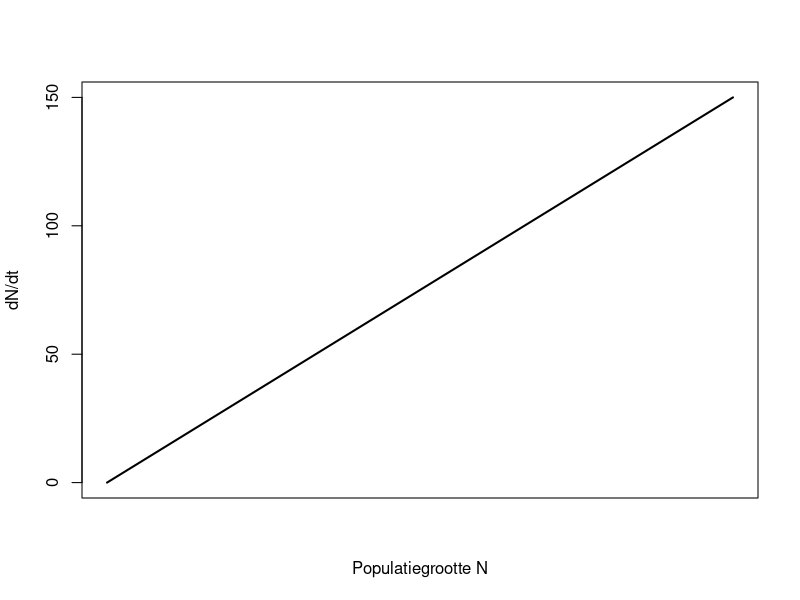
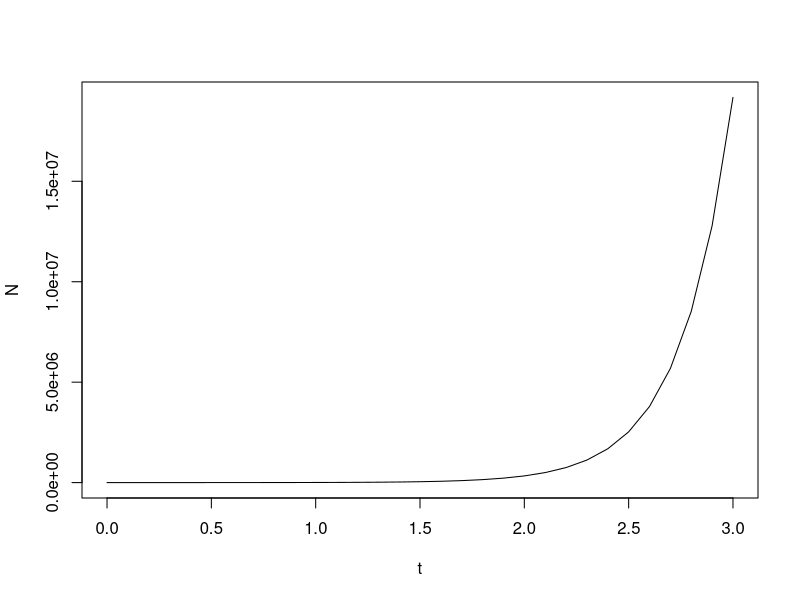
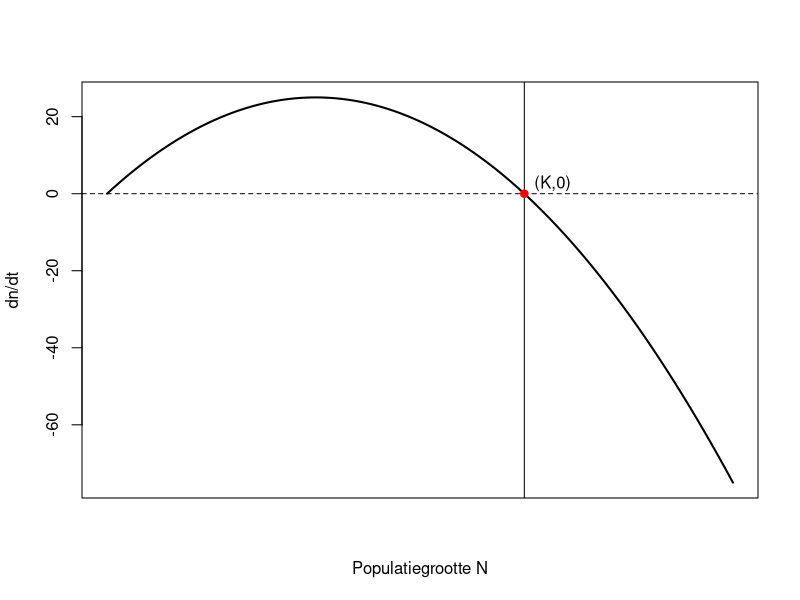
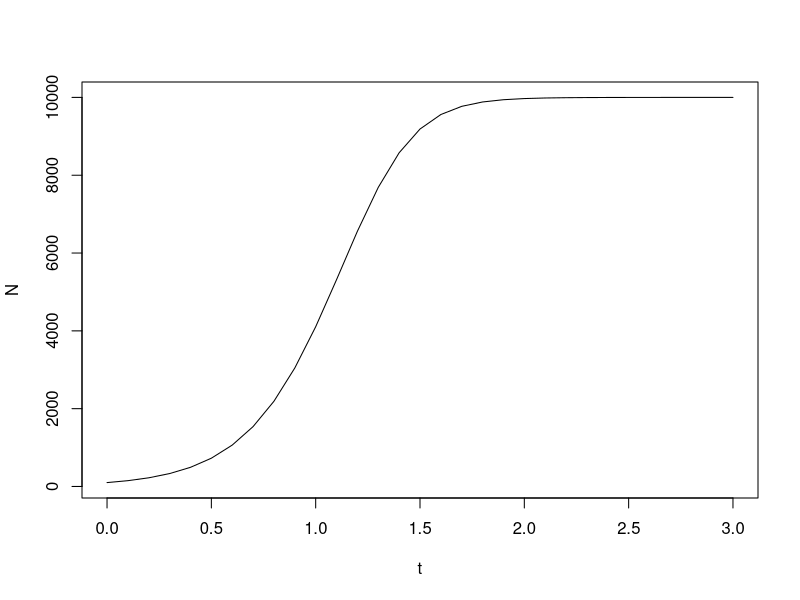
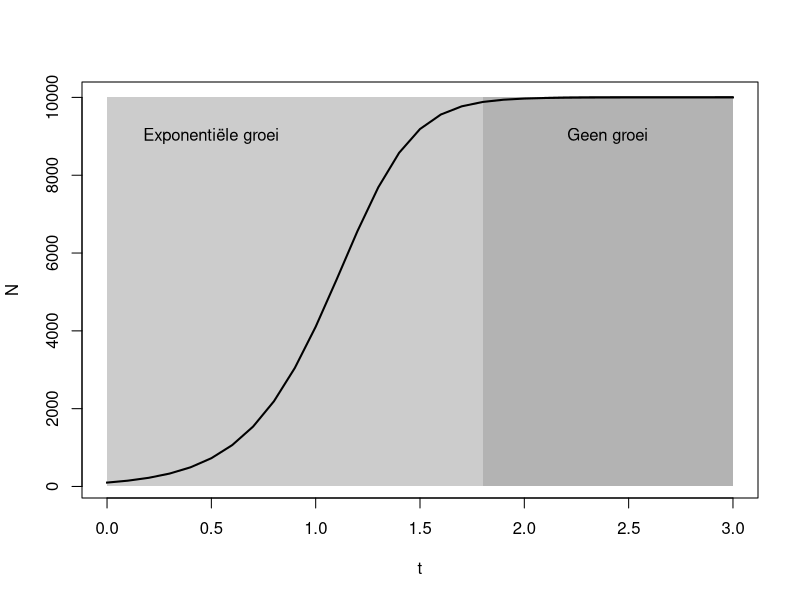
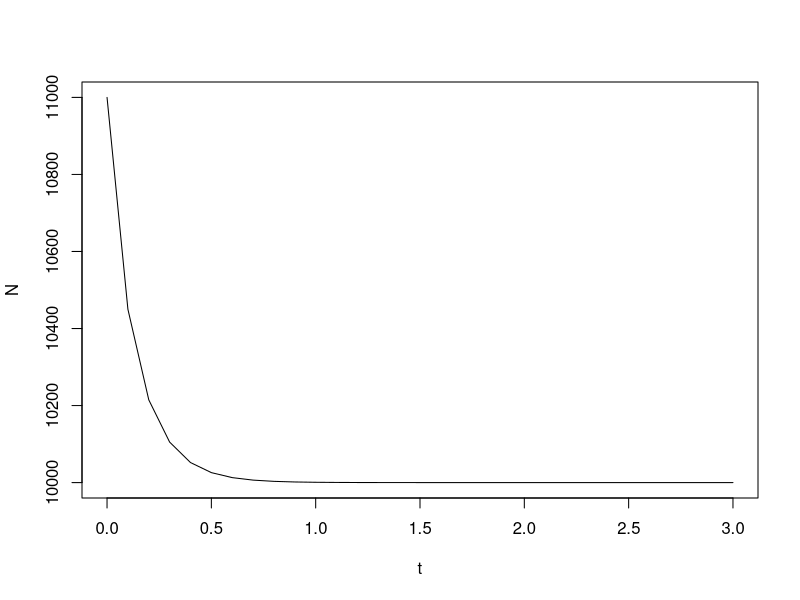
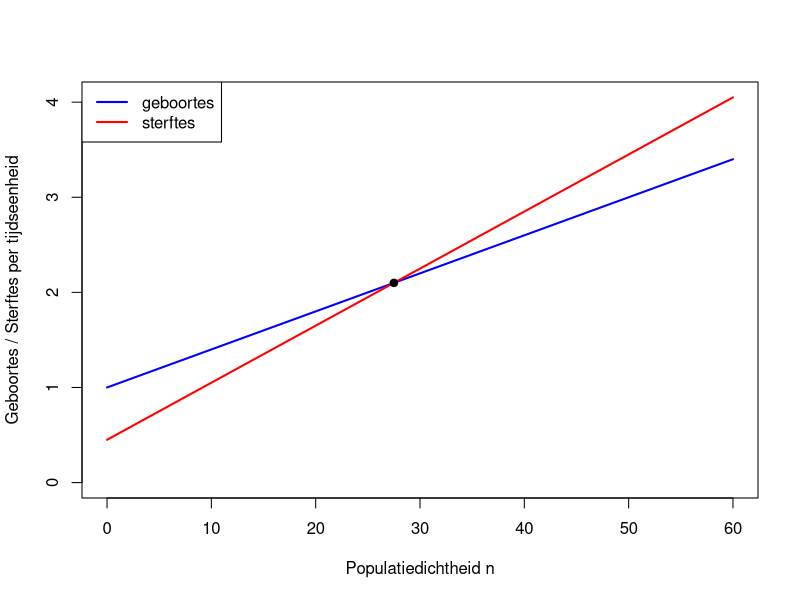
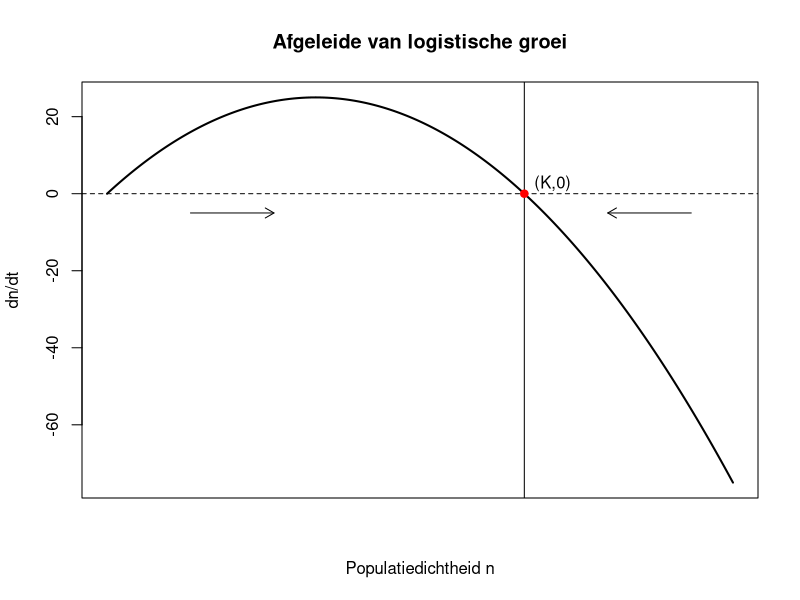

Here is the R script that generated these plots, in order:
## ---- chunk 1
# geef je antwoord hier 
## ---- chunk 2
# parameters
r <- 1
K <- 100

# N-waarden
N_vals <- seq(0, 150, length.out = 400)

# afgeleide van logistiek model
dNdt <- r * N_vals

# plot
plot(N_vals, dNdt, type = "l", lwd = 2,
     xlab = "Populatiegrootte N",
     ylab = "dN/dt",
     xaxt = "n")
## ---- chunk 3
dt <- 0.1 # tijdstappen voor berekeningen en plotten
r <- 5 # groeisnelheid

t <- seq(0,3, by = dt)
N <- numeric(length(t)) # vector om populatiegroottes in op te slaan
N[1] <- 100

for(i in 1:(length(t)-1)){
  N[i + 1] <- N[i] + dt * r * N[i] # huidige waarde + tijdsstap*afgeleide (differentiaalvergelijking)
}

plot(t,N, type = 'l')
## ---- chunk 4
# parameters
r <- 1
K <- 100

# N-waarden
N_vals <- seq(0, 150, length.out = 400)

# afgeleide van logistiek model
dNdt <- r * N_vals * (1 - N_vals / K)

# plot
plot(N_vals, dNdt, type = "l", lwd = 2,
     xlab = "Populatiegrootte N",
     ylab = "dn/dt",
     xaxt = "n")

abline(h = 0, lty = 2)
abline(v=K)

# evenwichtspunt
points(K, 0, pch = 19, col = "red")
text(K, max(dNdt)*0.1, labels = "(K,0)", pos = 4)
## ---- chunk 5
dt <- 0.1
r <- 5 # groeisnelheid
K <- 10000 # draagkracht

t <- seq(0,3, by = dt)
N <- numeric(length(t))
N[1] <- 100

for(i in 1:(length(t)-1)){
  N[i + 1] <- N[i] + dt *r*N[i]*(1 - N[i]/K)
}

plot(t,N, type = 'l')
## ---- chunk 6
dt <- 0.1
r <- 5

t <- seq(0, 3, by = dt)
N <- numeric(length(t))
N[1] <- 100

for(i in 1:(length(t)-1)){
  N[i + 1] <- N[i] + dt *r*N[i]*(1 - N[i]/K)
}

# Fasegrens (ongeveer)
exp_end <- 1.8

plot(t, N, 
     type = "l", 
     lwd = 2)

# Exponential phase
rect(0, 0, exp_end, max(N), col = "grey80", border = NA)

# Stationary phase
rect(exp_end, 0, max(t), max(N),col = "grey70", border = NA)

lines(t, N, lwd = 2)

text(0.5, max(N)*0.9, "Exponentiële groei")
text(2.4, max(N)*0.9, "Geen groei")

## ---- chunk 7
N[1] <- 1.1*K
for(i in 1:(length(t)-1)){
  N[i + 1] <- N[i] + dt *r*N[i]*(1 - N[i]/K)
}

plot(t,N, type = 'l')
## ---- chunk 8
# jouw antwoord
## ---- chunk 9
# parameters
g <- function(n) 1 + 0.04*n
s <- function(n) 0.45 + 0.06*n

# evenwichtspunt
K <- 27.5

# plotbereik
n_vals <- seq(0, 60, length.out = 400)

# basisplot
plot(n_vals, g(n_vals), type = "l", lwd = 2, col = "blue",
     ylim = c(0, max(g(n_vals), s(n_vals))),
     xlab = "Populatiedichtheid n",
     ylab = "Geboortes / Sterftes per tijdseenheid")


lines(n_vals, s(n_vals), lwd = 2, col = "red")

# evenwichtspunt
points(K, g(K), pch = 19)

# legenda
legend("topleft",
       legend = c("geboortes", "sterftes"),
       col = c("blue", "red"),
       lwd = 2)
## ---- chunk 10
# parameters
r <- 1
K <- 100

# N-waarden
N_vals <- seq(0, 150, length.out = 400)

# afgeleide van logistiek model
dNdt <- r * N_vals * (1 - N_vals / K)

# plot
plot(N_vals, dNdt, type = "l", lwd = 2,
     xlab = "Populatiedichtheid n",
     ylab = "dn/dt",
     main = "Afgeleide van logistische groei",
     xaxt = "n")

abline(h = 0, lty = 2)
abline(v=K)

# evenwichtspunt
points(K, 0, pch = 19, col = "red")
text(K, max(dNdt)*0.1, labels = "(K,0)", pos = 4)

# pijltjes voor stabiliteit
arrows(20, -5, 40, -5, length = 0.1)   # naar rechts (N < K)
arrows(140, -5, 120, -5, length = 0.1) # naar links (N > K)
